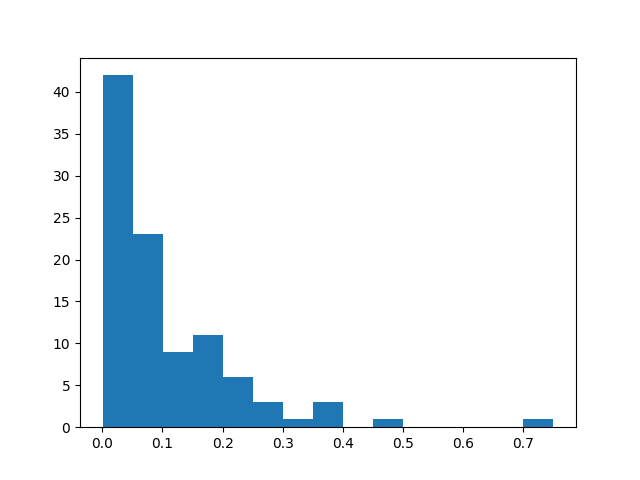

Source code (Python):
import numpy as np
import numpy.random as rd
import matplotlib.pyplot as plt
import datetime

lam = 0.1
x = rd.exponential(0.01/lam, size=100)

y = []
for elem in x:
    s = str(elem)
    y.append(s)
print(", ".join(y))
plt.hist(x, bins=15)


now = datetime.datetime.now()
filename = 'testdata' + now.strftime('%Y%m%d_%H%M%S')
plt.savefig('testdata' + str(now) + '.png')
